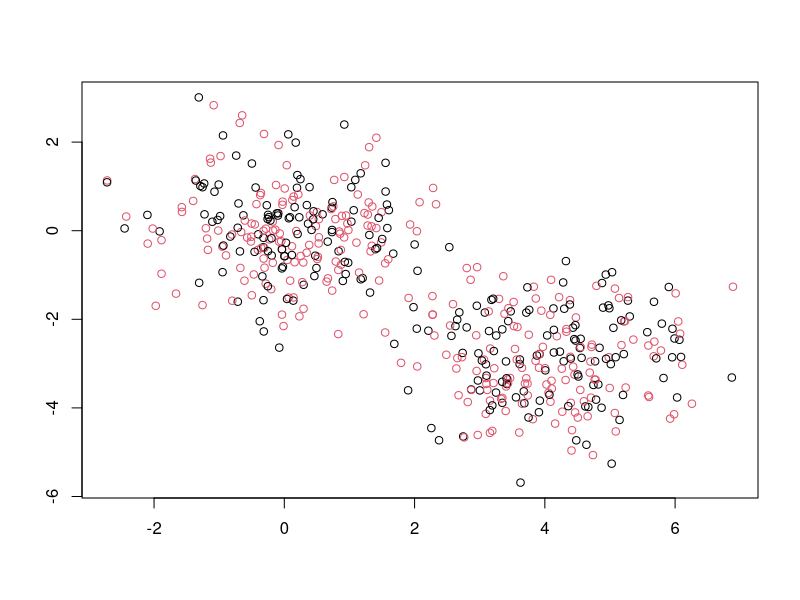
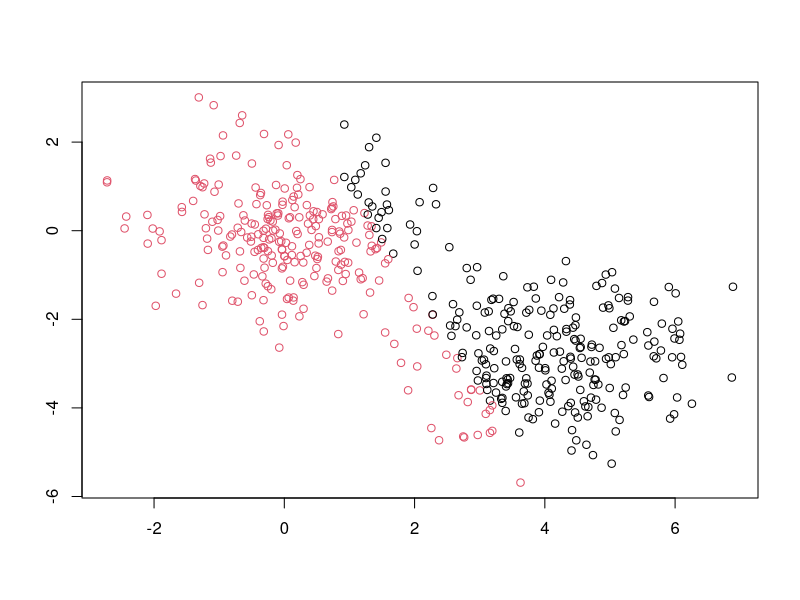
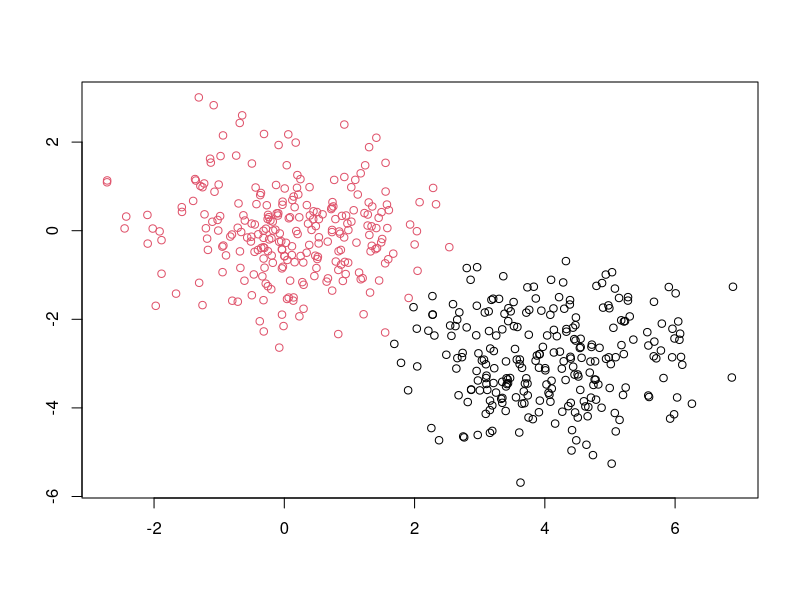
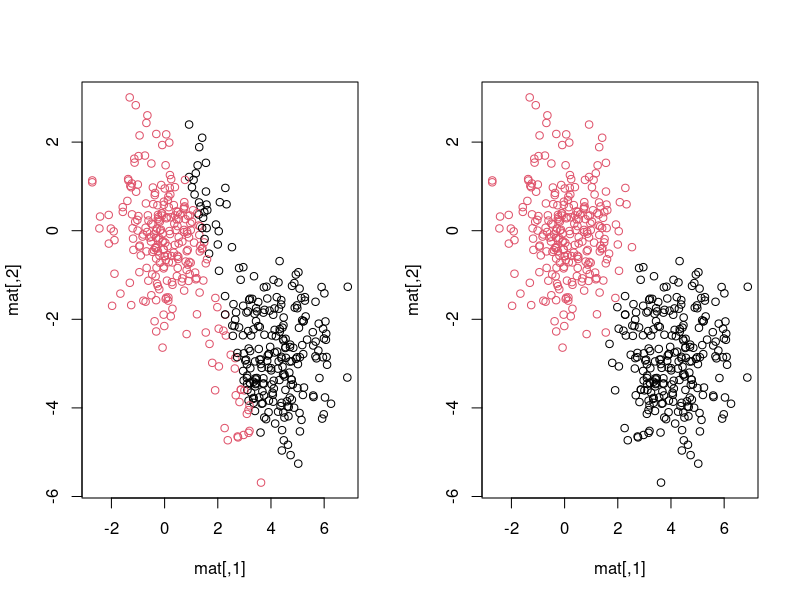
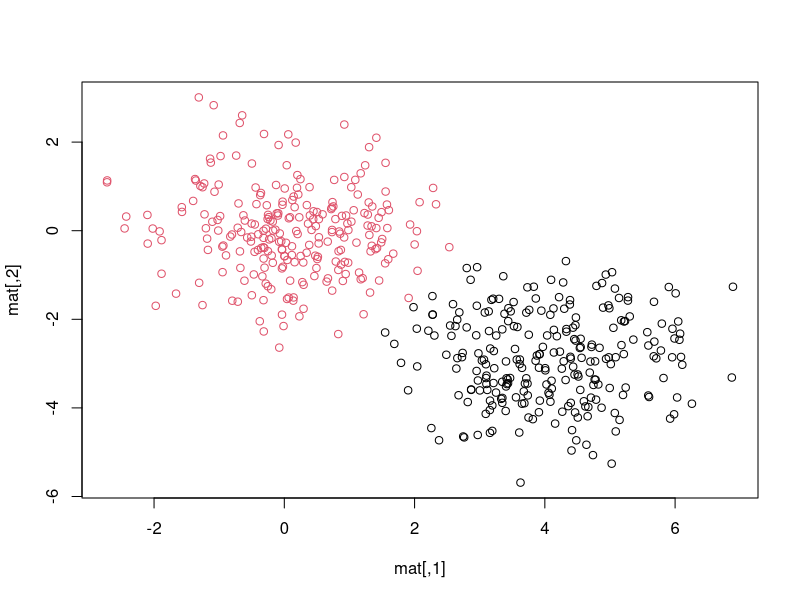
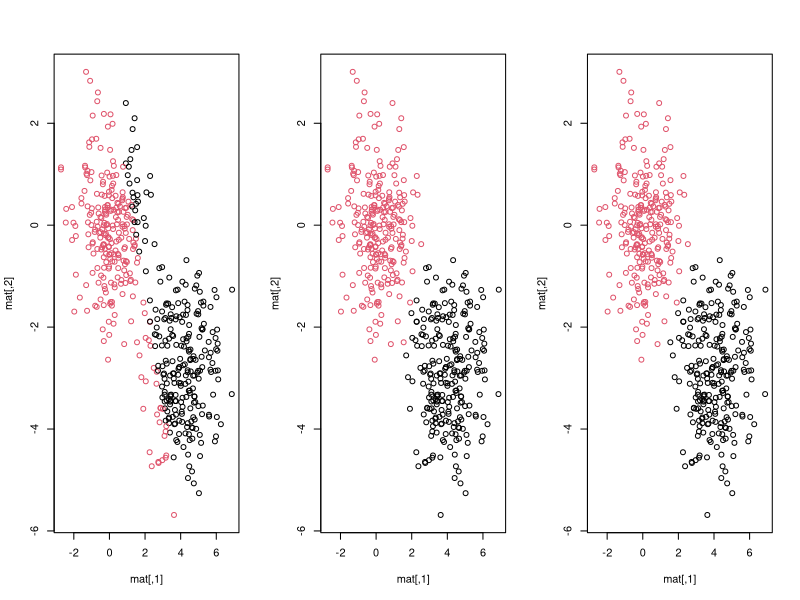
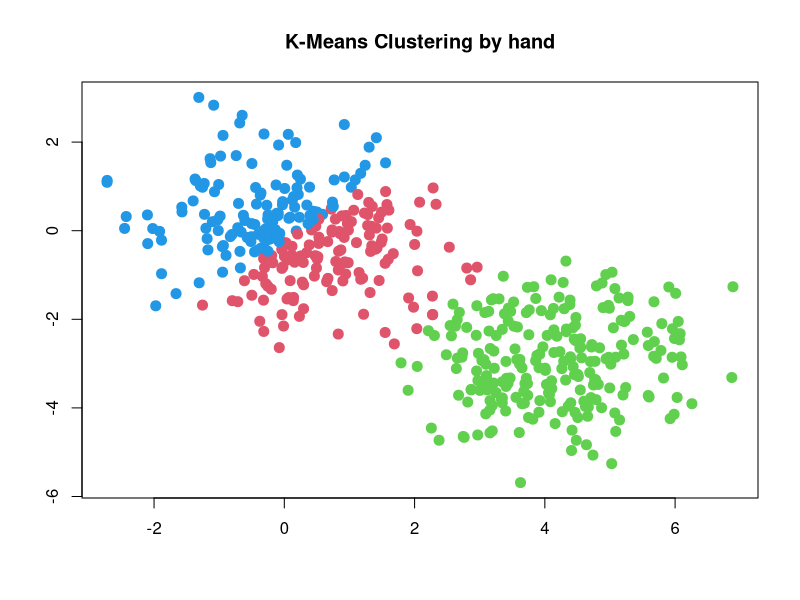
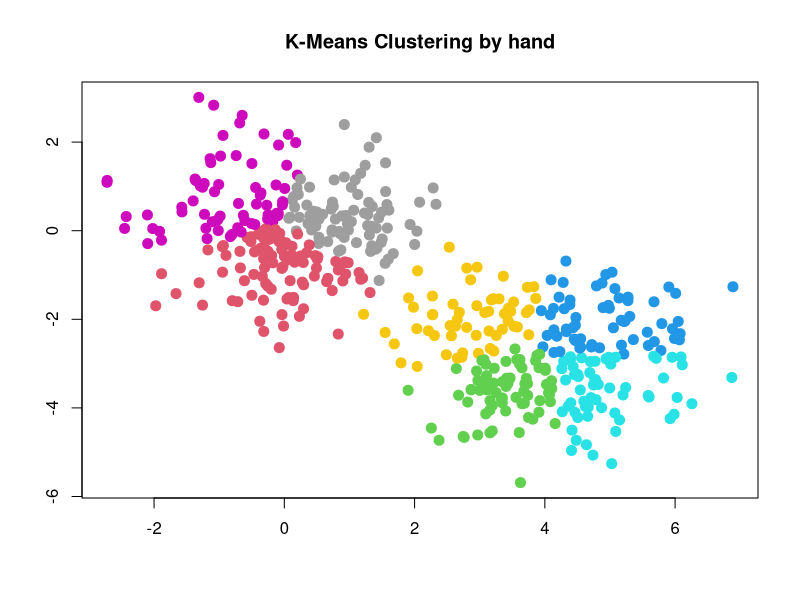

These figures' R source, in order:
set.seed(2)
mat <- matrix(rnorm(1000),500,2)
mat[1:250,1] <- mat[1:250,1]+4
mat[1:250,2] <- mat[1:250,2]-3

#
#set.seed(2)
#mat <- matrix(rnorm(10000),5000,2)
#mat[1:2500,1] <- mat[1:2500,1]+4
#mat[1:2500,2] <- mat[1:2500,2]-3
#

par(mfrow=c(1,1))
q <- as.factor(sample(c(1:2),size=500,replace=T))
mat2 <- cbind(mat,q)
mat2
plot(mat2,col=mat2[,3])
tapply(mat[,1],q,mean) 
tapply(mat[,2],q,mean)
w11 <- c(tapply(mat[,1],q,mean)[[1]],tapply(mat[,2],q,mean)[[1]])
w21 <- c(tapply(mat[,1],q,mean)[[2]],tapply(mat[,2],q,mean)[[2]])
mat.w1 <- matrix(w11,nrow=500,ncol=2,byrow=T)
mat.w2 <- matrix(w21,nrow=500,ncol=2,byrow=T)
d.mat.w1 <- rowSums((mat.w1 - mat2[,1:2])^2)
d.mat.w2 <- rowSums((mat.w2 - mat2[,1:2])^2)
color1 <- (d.mat.w1>d.mat.w2)+1
plot(mat2[,1:2],col=color1)



##

mat3 <- cbind(mat,color1)
w12 <- c(tapply(mat[,1],color1,mean)[[1]],tapply(mat[,2],color1,mean)[[1]])
w22 <- c(tapply(mat[,1],color1,mean)[[2]],tapply(mat[,2],color1,mean)[[2]])
mat.w12 <- matrix(w12,nrow=500,ncol=2,byrow=T)
mat.w22 <- matrix(w22,nrow=500,ncol=2,byrow=T)
d.mat.w12 <- rowSums((mat.w12 - mat)^2)
d.mat.w22 <- rowSums((mat.w22 - mat)^2)
color2 <- (d.mat.w12 > d.mat.w22)+1
plot(mat3[,1:2],col=color2)

par(mfrow=c(1,2))
plot(mat,col=color1)
plot(mat,col=color2)

##
par(mfrow=c(1,1))
mat4 <- cbind(mat,color2)
w13 <- c(tapply(mat[,1],color2,mean)[[1]],tapply(mat[,2],color2,mean)[[1]])
w23 <- c(tapply(mat[,1],color2,mean)[[2]],tapply(mat[,2],color2,mean)[[2]])
mat.w13 <- matrix(w13,nrow=500,ncol=2,byrow=T)
mat.w23 <- matrix(w23,nrow=500,ncol=2,byrow=T)
d.mat.w13 <- rowSums((mat.w13 - mat)^2)
d.mat.w23 <- rowSums((mat.w23 - mat)^2)
color3 <- (d.mat.w13 > d.mat.w23)+1
plot(mat,col=color3)

par(mfrow=c(1,3))
plot(mat,col=color1)
plot(mat,col=color2)
plot(mat,col=color3)

sum(color2 != color3)

###
## repeat 문
j <- 0
repeat{
  j <- j+1
  print(j)
  if(j == 10) break
}
##
###
par(mfrow=c(1,1))

kmeans.hand.1 <- function(data,k){
  q <- as.factor(sample(c(1:k),size=nrow(data),replace=T))
  data <- cbind(data,q)
  index <- list()
  index[[1]] <- data[,3]
  j <- 1
  repeat {
    j <- j+1
    w <- lapply(1:k,function(x) matrix(c(tapply(data[,1],index[[j-1]],mean)[[x]],tapply(data[,2],index[[j-1]],mean)[[x]]),ncol=2,nrow=nrow(data),byrow=T))
    distance <- sapply(w,function(x) rowSums((x-data[,1:2])^2))
    index[[j]] <- apply(distance,1,which.min)
    if (sum(index[[j]] != index[[j-1]]) == 0) break
  }
  plot(data[,1:2],col=index[[j]]+1,pch=20, cex=2,main="K-Means Clustering by hand")
}

##

kmeans.hand.2<- function(data,k){
  q <- as.factor(sample(c(1:k),size=nrow(data),replace=T))
  data <- cbind(data,q)
  index <- list()
  index[[1]] <- data[,3]
  j <- 1
  repeat {
    l <-length(table(index[[j]]))
    j <- j+1
    w <- lapply(1:l,function(x) matrix(c(tapply(data[,1],index[[j-1]],mean)[[x]],tapply(data[,2],index[[j-1]],mean)[[x]]),ncol=2,nrow=nrow(data),byrow=T))
    distance <- sapply(w,function(x) rowSums((x-data[,1:2])^2))
    index[[j]] <- apply(distance,1,which.min)
    if (sum(index[[j]] != index[[j-1]]) == 0) break
  }
  plot(data[,1:2],col=index[[j]]+1,pch=20, cex=2,main="K-Means Clustering by hand")
}

###

kmeans.hand.3 <- function(data,k){
  q <- as.factor(sample(c(1:k),size=nrow(data),replace=T))
  data <- cbind(data,q)
  index <- list()
  index[[1]] <- data[,3]
  j <- 1
  repeat {
    if(length(table(index[[j]])) != k){
      index[[j]] <- as.factor(sample(c(1:k),size=nrow(data),replace=T))
    }
    j <- j+1
    w <- lapply(1:k,function(x) matrix(c(tapply(data[,1],index[[j-1]],mean)[[x]],tapply(data[,2],index[[j-1]],mean)[[x]]),ncol=2,nrow=nrow(data),byrow=T))
    distance <- sapply(w,function(x) rowSums((x-data[,1:2])^2))
    index[[j]] <- apply(distance,1,which.min)
    if (sum(index[[j]] != index[[j-1]]) == 0) break
  }
  return(index[[j]])
}

##

par(mfrow=c(1,1))
kmeans.hand.1(mat,3)
kmeans.hand.2(mat,10)
km.out <- kmeans(mat,3)
plot(mat, col=(km.out$cluster+1), main="K-Means Clustering Results with package", xlab="", ylab="", pch=20, cex=2)
km.out$cluster

##

kmeans.hand.3(mat,10)
check1 <- kmeans.hand.3(mat,3)
plot(mat,col=check1+1,pch=20, cex=2,main="K-Means Clustering by hand")
check2 <- kmeans(mat,8)$cluster
plot(mat,col=check2+1,pch=20, cex=2,main="K-Means Clustering by hand")
